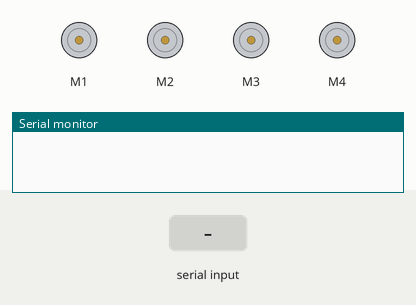
Simulated run of this sketch. Board: Arduino Uno, built with avr-gcc and run on an emulated ATmega328P. On the bench: 4 × DC motor (green arrow = forward, orange = backward, longer = faster), the last lines printed to the serial monitor. Inputs (shaded band) come from the test bench.

Above: at 1.2 s.
1.3 s: "F\n" received over Serial
At 2.2 s:
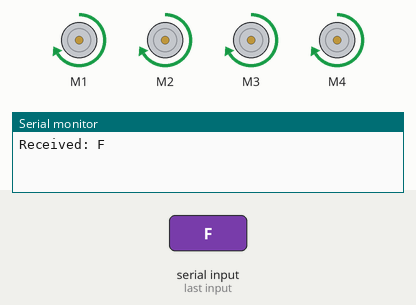
2.8 s: byte 66 ('B') received over Serial
At 3.3 s:
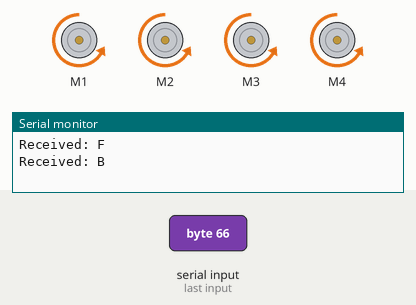
4.3 s: byte 76 ('L') received over Serial
At 5.5 s:
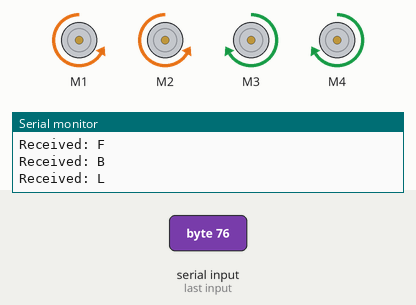
5.8 s: byte 82 ('R') received over Serial
At 6.8 s:
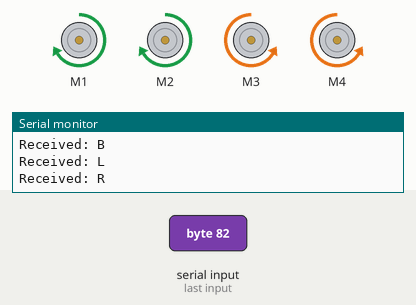
7.3 s: byte 83 ('S') received over Serial
At 8.0 s:
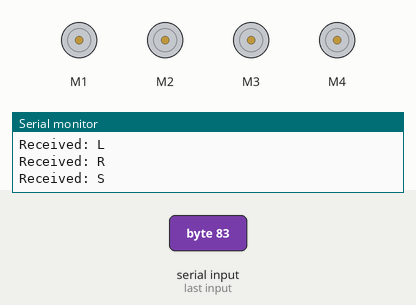
8.8 s: "B\n" received over Serial
At 9.1 s:
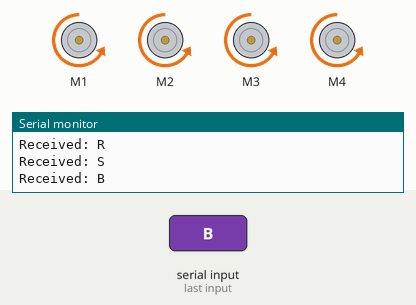
Timing chart, 0 to 11.3 s (numbered marks = the images above; inputs shaded):
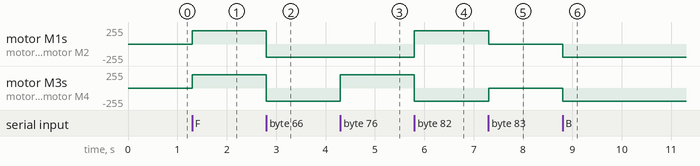

The sketch:

Car_esp.ino
```cpp
#include <AFMotor.h>

AF_DCMotor motor1(1);
AF_DCMotor motor2(2);
AF_DCMotor motor3(3);
AF_DCMotor motor4(4);

void setup() {
  Serial.begin(9600);

  motor1.setSpeed(200);
  motor2.setSpeed(200);
  motor3.setSpeed(200);
  motor4.setSpeed(200);
}

void loop() {
  if (Serial.available()) {
    char cmd = Serial.read();

    if (cmd == '\n' || cmd == '\r') return;

    Serial.print("Received: ");
    Serial.println(cmd);

    if (cmd == 'F') {
      motor1.run(FORWARD);
      motor2.run(FORWARD);
      motor3.run(FORWARD);
      motor4.run(FORWARD);
    }
    else if (cmd == 'B') {
      motor1.run(BACKWARD);
      motor2.run(BACKWARD);
      motor3.run(BACKWARD);
      motor4.run(BACKWARD);
    }
    else if (cmd == 'L') {
      motor1.run(BACKWARD);
      motor2.run(BACKWARD);
      motor3.run(FORWARD);
      motor4.run(FORWARD);
    }
    else if (cmd == 'R') {
      motor1.run(FORWARD);
      motor2.run(FORWARD);
      motor3.run(BACKWARD);
      motor4.run(BACKWARD);
    }
    else if (cmd == 'S') {
      motor1.run(RELEASE);
      motor2.run(RELEASE);
      motor3.run(RELEASE);
      motor4.run(RELEASE);
    }
  }
}
```

Measured:
- after the input at 1.3 s, motor M1–4: stopped → forward 200/255 at once
- after the input at 2.8 s, motor M1–4: forward 200/255 → backward 200/255 at once
- after the input at 4.3 s, motor M3, motor M4: backward 200/255 → forward 200/255 at once
- after the input at 5.8 s, motor M1, motor M2: backward 200/255 → forward 200/255 at once; motor M3, motor M4: forward 200/255 → backward 200/255 at once
- after the input at 7.3 s, motor M1, motor M2: forward 200/255 → stopped at once; motor M3, motor M4: backward 200/255 → stopped at once
- after the input at 8.8 s, motor M1–4: stopped → backward 200/255 at once
